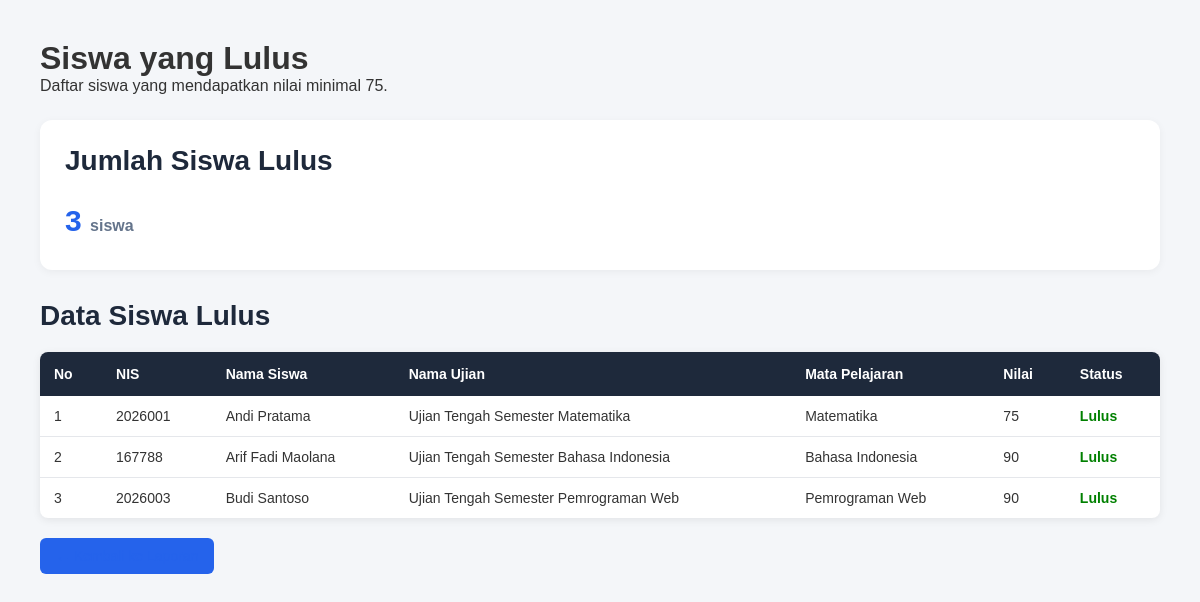
/laporan/siswa_lulus.php, run on the app's committed database.
### tables this page shows
CREATE TABLE `peserta` (
  `id_peserta` int(11) NOT NULL,
  `id_ujian` int(11) NOT NULL,
  `nis` varchar(20) NOT NULL,
  `nilai` int(11) NOT NULL DEFAULT 0
);

CREATE TABLE `siswa` (
  `nis` varchar(20) NOT NULL,
  `nama` varchar(50) NOT NULL,
  `alamat` varchar(100) NOT NULL
);

CREATE TABLE `ujian` (
  `id_ujian` int(11) NOT NULL,
  `nama_ujian` varchar(50) NOT NULL,
  `id_matpel` int(11) NOT NULL,
  `tanggal` datetime NOT NULL
);

CREATE TABLE `mata_pelajaran` (
  `id_matpel` int(11) NOT NULL,
  `nama_matpel` varchar(50) NOT NULL
);

### laporan/siswa_lulus.php (the view, shortened to what this page needs)
<?php
require_once __DIR__ . '/../config/database.php';
$query = "SELECT
            siswa.nis,
            siswa.nama,
            ujian.nama_ujian,
            mata_pelajaran.nama_matpel,
            peserta.nilai,
            CASE
                WHEN peserta.nilai >= 75
                THEN 'Lulus'
                ELSE 'Tidak Lulus'
            END AS status
          FROM peserta
          INNER JOIN siswa
              ON peserta.nis = siswa.nis
          INNER JOIN ujian
              ON peserta.id_ujian = ujian.id_ujian
          INNER JOIN mata_pelajaran
              ON ujian.id_matpel = mata_pelajaran.id_matpel
          WHERE peserta.nilai >= 75
          ORDER BY siswa.nama ASC";
$result = mysqli_query($conn, $query);
$jumlah_lulus = mysqli_num_rows($result);
?>
<!DOCTYPE html>
<html lang="id">
<head>
    <link rel="stylesheet" href="../style.css">
</head>
<body class="crud-page">
    <h1>Siswa yang Lulus</h1>
    <p>
        Daftar siswa yang mendapatkan nilai minimal 75.
    </p>
    <div class="information" style="margin-top: 25px;">
        <h2>
            Jumlah Siswa Lulus
        </h2>
        <p style="font-size: 30px; font-weight: bold; color: #2563eb;">
            <?php echo $jumlah_lulus; ?>
            <span style="font-size: 16px; color: #64748b;">
                siswa
            </span>
        </p>
    </div>
    <h2 style="margin-top: 30px;">
        Data Siswa Lulus
    </h2>
    <table>
        <thead>
            <tr>
                <th>No</th>
                <th>NIS</th>
                <th>Nama Siswa</th>
                <th>Nama Ujian</th>
                <th>Mata Pelajaran</th>
                <th>Nilai</th>
                <th>Status</th>
            </tr>
        </thead>
        <tbody>
            <?php
            $no = 1;
            if (mysqli_num_rows($result) > 0) {
                while ($data = mysqli_fetch_assoc($result)) {
            ?>
                    <tr>
                        <td>
                            <?php echo $no++; ?>
                        </td>
                        <td>
                            <?php echo htmlspecialchars($data['nis']); ?>
                        </td>
                        <td>
                            <?php echo htmlspecialchars($data['nama']); ?>
                        </td>
                        <td>
                            <?php echo htmlspecialchars($data['nama_ujian']); ?>
                        </td>
                        <td>
                            <?php echo htmlspecialchars($data['nama_matpel']); ?>
                        </td>
                        <td>
                            <?php echo htmlspecialchars($data['nilai']); ?>
                        </td>
                        <td>
                            <strong style="color: green;">
                                <?php echo htmlspecialchars($data['status']); ?>
                            </strong>
                        </td>
                    </tr>
                <?php
                }
            }
            ?>
        </tbody>
    </table>
    <a href="index.php" class="btn-back">
    </a>
</body>
</html>

### style.css (style rules this page uses)
* { margin: 0; padding: 0; box-sizing: border-box; }
body { font-family: Arial, Helvetica, sans-serif; background-color: #f4f6f9; color: #333; }
.information { background-color: white; padding: 25px; border-radius: 12px; box-shadow: 0 2px 8px rgba(0, 0, 0, 0.05); margin-bottom: 25px; }
.information h2 { margin-bottom: 10px; }
.information p { color: #64748b; line-height: 1.6; }
.crud-page { min-height: 100vh; padding: 40px; }
.crud-page h2 { font-size: 28px; margin-bottom: 20px; color: #1e293b; }
.crud-page>a:first-of-type { display: inline-block; padding: 10px 16px; margin-bottom: 20px; background-color: #2563eb; color: white; text-decoration: none; border-radius: 6px; font-size: 14px; transition: 0.2s; }
.crud-page table { width: 100%; border-collapse: collapse; background-color: white; border-radius: 8px; overflow: hidden; box-shadow: 0 2px 8px rgba(0, 0, 0, 0.08); }
.crud-page table th { background-color: #1e293b; color: white; padding: 14px; text-align: left; font-size: 14px; }
.crud-page table td { padding: 12px 14px; border-bottom: 1px solid #e5e7eb; font-size: 14px; }
.crud-page table tr:last-child td { border-bottom: none; }
.crud-page>a:last-child { display: inline-block; margin-top: 20px; color: #2563eb; text-decoration: none; font-size: 14px; }

### data on the page
peserta: nis.nis "2026001", nis.nama "Andi Pratama", id_ujian.nama_ujian "Ujian Tengah Semester Matematika", mata_pelajaran.nama_matpel "Matematika", nilai "75", status "Lulus"
peserta: nis.nis "167788", nis.nama "Arif Fadi Maolana", id_ujian.nama_ujian "Ujian Tengah Semester Bahasa Indonesia", mata_pelajaran.nama_matpel "Bahasa Indonesia", nilai "90", status "Lulus"
peserta: nis.nis "2026003", nis.nama "Budi Santoso", id_ujian.nama_ujian "Ujian Tengah Semester Pemrograman Web", mata_pelajaran.nama_matpel "Pemrograman Web", nilai "90", status "Lulus"

### other printed values
$jumlah_lulus "3"
